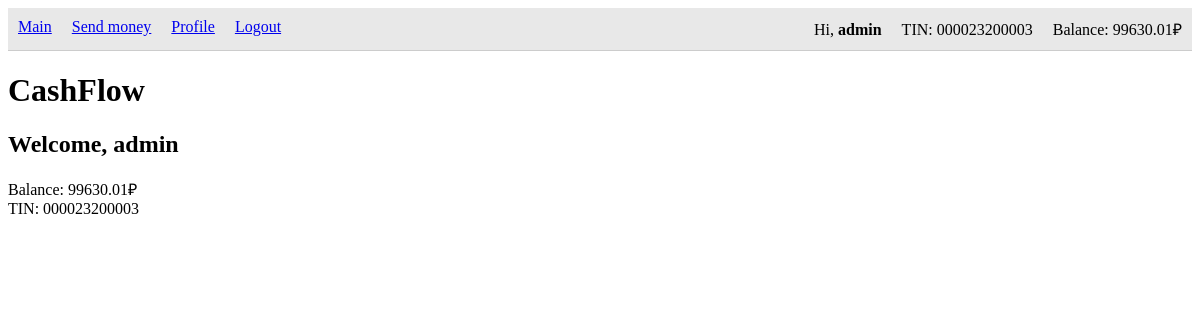
Page / (signed in) on the earlier database version.
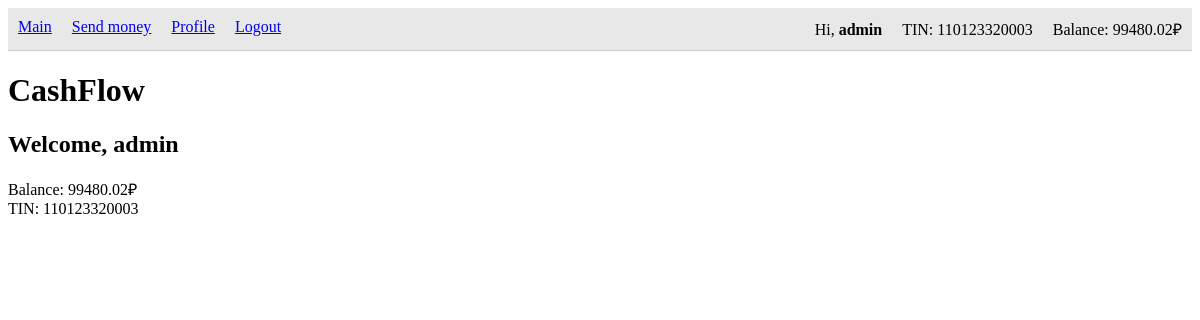
Same page on the later database version.
### app_users/models.py (models this page shows, shortened)
class CustomUser(AbstractUser):
    tin = models.CharField(unique=True, max_length=12, verbose_name='TIN')
    balance = models.DecimalField(max_digits=12, decimal_places=2, verbose_name='Balance', default=0)

### app_users/views.py (the view)
# urls.py: path('', MainPageView.as_view(), name='main_url'),
class MainPageView(TemplateView):
    template_name = 'main.html'

### templates/main.html (shortened to what this page needs)
{% extends 'base.html' %}
{% block h1 %}CashFlow{% endblock %}
{% block content %}
    {% if user.is_authenticated %}
        <h2>Welcome, {{ user.username }}</h2>
        <div>Balance: {{ user.balance }}₽</div>
        <div>TIN: {{ user.tin }}</div>
    {% else %}
        <div><a href="{% url 'user_login_url' %}">Sign in</a></div>
        <div><a href="{% url 'user_register_url' %}">Sign up</a></div>
    {% endif %}
{% endblock %}

### templates/base.html (shortened to what this page needs)
{% load static %}
<!DOCTYPE html>
<html lang="en">
<head>
    <link rel="stylesheet" href="{% static 'css/style.css' %}">
    <link href="https://cdn.jsdelivr.net/npm/select2@4.1.0-rc.0/dist/css/select2.min.css" rel="stylesheet" />
</head>
<body>
{% if user.is_authenticated %}
    <nav>
        <ul style="float: left;">
            <li><a href="{% url 'main_url' %}">Main</a></li>
            <li><a href="{% url 'send_money_url' %}">Send money</a></li>
            <li><a href="{% url 'user_profile_url' %}">Profile</a></li>
            <li><a href="{% url 'user_logout_url' %}">Logout</a></li>
        </ul>
        <ul style="float: right;">
            <li>Hi, <strong>{{ user.username }}</strong></li>
            <li>TIN: {{ user.tin }}</li>
            <li>Balance: {{ user.balance }}₽</li>
        </ul>
    </nav>
{% endif %}
    <h1>{% block h1 %}{% endblock %}</h1>
{% block content %}
{% endblock %}
</body>
</html>

### static/css/style.css (style rules this page uses)
nav { display: flow-root; background: #e8e8e8; border-bottom: 1px solid #ccc; }
nav ul { margin: 0; padding-inline-start: 0; }
nav li { list-style-type: none; display: table-cell; padding: 10px; }

Differences in the rows shown:
changed CustomUser "admin": tin "000023200003" → "110123320003"; balance "99630.01" → "99480.02"
